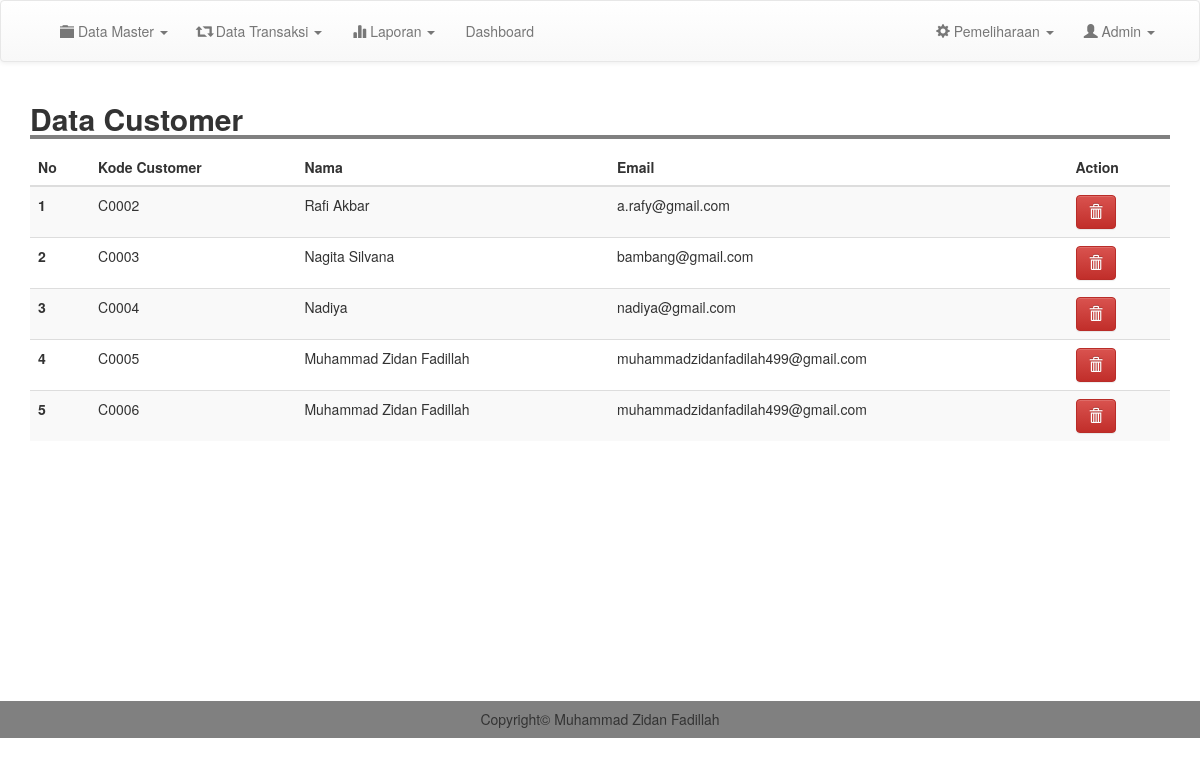
The app's page /admin/m_customer.php (signed in) with its own data.
### tables this page shows
CREATE TABLE `customer` (
  `kode_customer` varchar(100) NOT NULL,
  `nama` varchar(100) NOT NULL,
  `email` varchar(100) NOT NULL,
  `username` varchar(100) NOT NULL,
  `password` varchar(100) NOT NULL,
  `telp` varchar(200) NOT NULL
);

### admin/m_customer.php (the view, shortened to what this page needs)
<?php
include 'header.php';
?>
<div class="container">
	<h2 style=" width: 100%; border-bottom: 4px solid gray"><b>Data Customer</b></h2>
	<table class="table table-striped">
		<thead>
			<tr>
				<th scope="col">No</th>
				<th scope="col">Kode Customer</th>
				<th scope="col">Nama</th>
				<th scope="col">Email</th>
				<th scope="col">Action</th>
			</tr>
		</thead>
		<tbody>
			<?php
			$result = mysqli_query($conn, "SELECT * FROM customer order by kode_customer asc");
			$no =1;
			while ($row = mysqli_fetch_assoc($result)) {
				?>
				<tr>
					<th scope="row"><?php echo $no; ?></th>
					<td><?= $row['kode_customer'];  ?></td>
					<td><?= $row['nama'];  ?></td>
					<td><?= $row['email'];  ?></td>
					<td><a href="m_customer.php?kode=<?php echo $row['kode_customer'];?>&page=del" class="btn btn-danger" onclick="return confirm('Yakin Ingin Menghapus Data ?')"><i class="glyphicon glyphicon-trash"></i> </a></td>
				</tr>
				<?php
				$no++;
			}
			?>
		</tbody>
	</table>
</div>
<br>
<br>
<br>
<br>
<br>
<br>
<br>
<br>
<br>
<br>
<br>
<br>
<?php
include 'footer.php';
?>

### css/style.css (style rules this page uses)
body { margin:0; padding: 0; }

### records on screen
customer: kode_customer "C0002", nama "Rafi Akbar", email "a.rafy@gmail.com"
customer: kode_customer "C0003", nama "Nagita Silvana", email "bambang@gmail.com"
customer: kode_customer "C0004", nama "Nadiya", email "nadiya@gmail.com"
customer: kode_customer "C0005", nama "Muhammad Zidan Fadillah", email "muhammadzidanfadilah499@gmail.com"
customer: kode_customer "C0006", nama "Muhammad Zidan Fadillah", email "muhammadzidanfadilah499@gmail.com"
